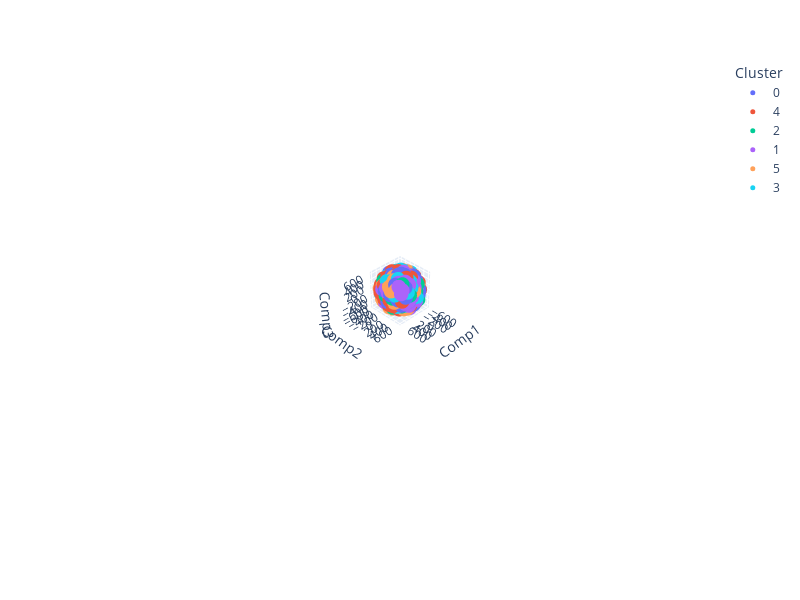

Notebook cell for this chart:
### Code cell
fig2 = px.scatter_3d(x=df_tsne_3d['comp1'],y=df_tsne_3d['comp2'],z=df_tsne_3d['comp3'],
                    color=df_tsne_3d['cluster'].astype(str),
                    labels={
                        'x':'Comp1',
                        'y':'Comp2',
                        'z':'Comp3'
                    },
                    template='plotly')
fig2.update_layout(width=800,
                  height=600,
                  legend_title_text='Cluster')


fig2.update_traces(marker=dict(size=5))
fig2.show()

### Figure 1 — Plotly figure (JSON) as saved in the notebook; plotly's stock layout.template omitted (floating-point values rounded to 4 significant figures; data arrays with more than 128 entries replaced by an {"elided": "..."} marker saying what was removed)
{"data": [{"hovertemplate": "color=0<br>Comp1=%{x}<br>Comp2=%{y}<br>Comp3=%{z}<extra></extra>", "legendgroup": "0", "marker": {"color": "#636efa", "size": 5, "symbol": "circle"}, "mode": "markers", "name": "0", "scene": "scene", "showlegend": true, "type": "scatter3d", "x": {"elided": "172 float values"}, "y": {"elided": "172 float values"}, "z": {"elided": "172 float values"}}, {"hovertemplate": "color=4<br>Comp1=%{x}<br>Comp2=%{y}<br>Comp3=%{z}<extra></extra>", "legendgroup": "4", "marker": {"color": "#EF553B", "size": 5, "symbol": "circle"}, "mode": "markers", "name": "4", "scene": "scene", "showlegend": true, "type": "scatter3d", "x": {"elided": "158 float values"}, "y": {"elided": "158 float values"}, "z": {"elided": "158 float values"}}, {"hovertemplate": "color=2<br>Comp1=%{x}<br>Comp2=%{y}<br>Comp3=%{z}<extra></extra>", "legendgroup": "2", "marker": {"color": "#00cc96", "size": 5, "symbol": "circle"}, "mode": "markers", "name": "2", "scene": "scene", "showlegend": true, "type": "scatter3d", "x": {"elided": "172 float values"}, "y": {"elided": "172 float values"}, "z": {"elided": "172 float values"}}, {"hovertemplate": "color=1<br>Comp1=%{x}<br>Comp2=%{y}<br>Comp3=%{z}<extra></extra>", "legendgroup": "1", "marker": {"color": "#ab63fa", "size": 5, "symbol": "circle"}, "mode": "markers", "name": "1", "scene": "scene", "showlegend": true, "type": "scatter3d", "x": {"elided": "176 float values"}, "y": {"elided": "176 float values"}, "z": {"elided": "176 float values"}}, {"hovertemplate": "color=5<br>Comp1=%{x}<br>Comp2=%{y}<br>Comp3=%{z}<extra></extra>", "legendgroup": "5", "marker": {"color": "#FFA15A", "size": 5, "symbol": "circle"}, "mode": "markers", "name": "5", "scene": "scene", "showlegend": true, "type": "scatter3d", "x": {"elided": "146 float values"}, "y": {"elided": "146 float values"}, "z": {"elided": "146 float values"}}, {"hovertemplate": "color=3<br>Comp1=%{x}<br>Comp2=%{y}<br>Comp3=%{z}<extra></extra>", "legendgroup": "3", "marker": {"color": "#19d3f3", "size": 5, "symbol": "circle"}, "mode": "markers", "name": "3", "scene": "scene", "showlegend": true, "type": "scatter3d", "x": {"elided": "176 float values"}, "y": {"elided": "176 float values"}, "z": {"elided": "176 float values"}}], "layout": {"height": 600, "legend": {"title": {"text": "Cluster"}, "tracegroupgap": 0}, "margin": {"t": 60}, "scene": {"aspectmode": "auto", "aspectratio": {"x": 0.9889, "y": 0.987, "z": 1.025}, "camera": {"center": {"x": 0, "y": 0, "z": 0}, "eye": {"x": 7.587, "y": 7.587, "z": 7.587}, "projection": {"type": "perspective"}, "up": {"x": 0, "y": 0, "z": 1}}, "domain": {"x": [0, 1], "y": [0, 1]}, "xaxis": {"title": {"text": "Comp1"}, "type": "linear"}, "yaxis": {"title": {"text": "Comp2"}, "type": "linear"}, "zaxis": {"title": {"text": "Comp3"}, "type": "linear"}}, "width": 800}}
